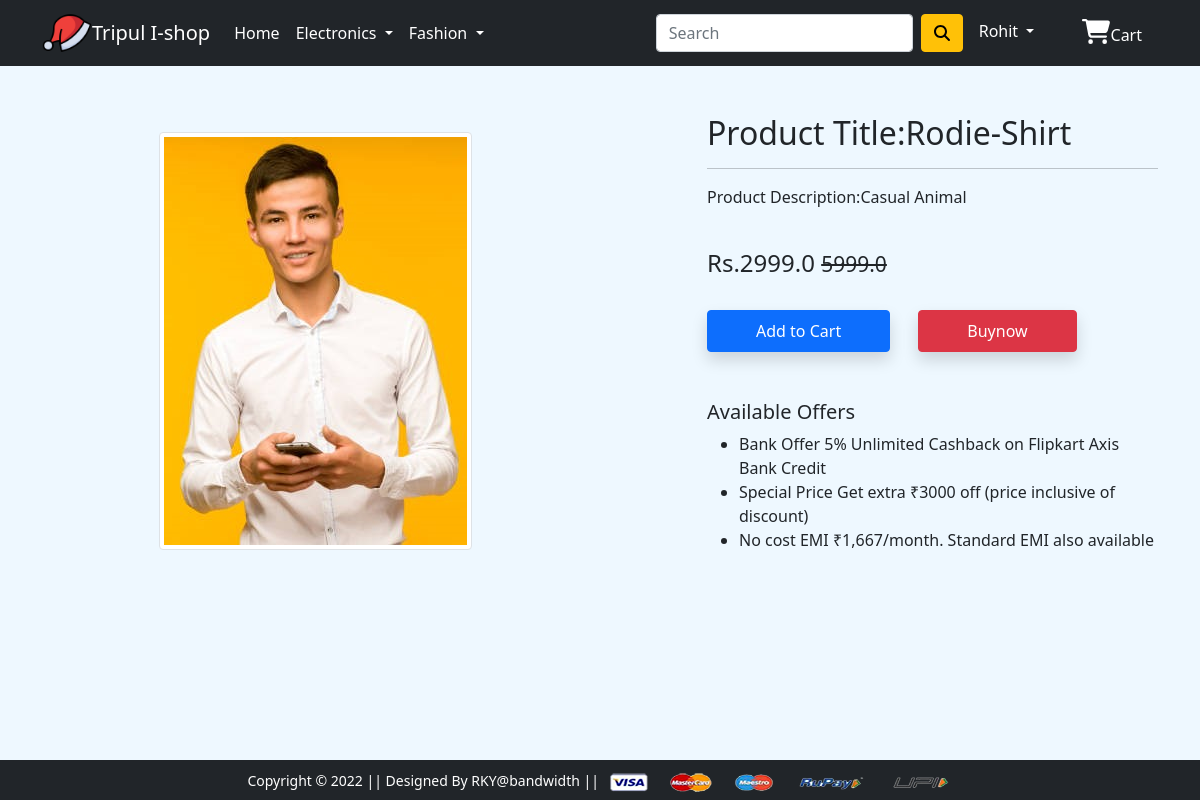
Before: /product-detail/15 (signed in) with the older database file.
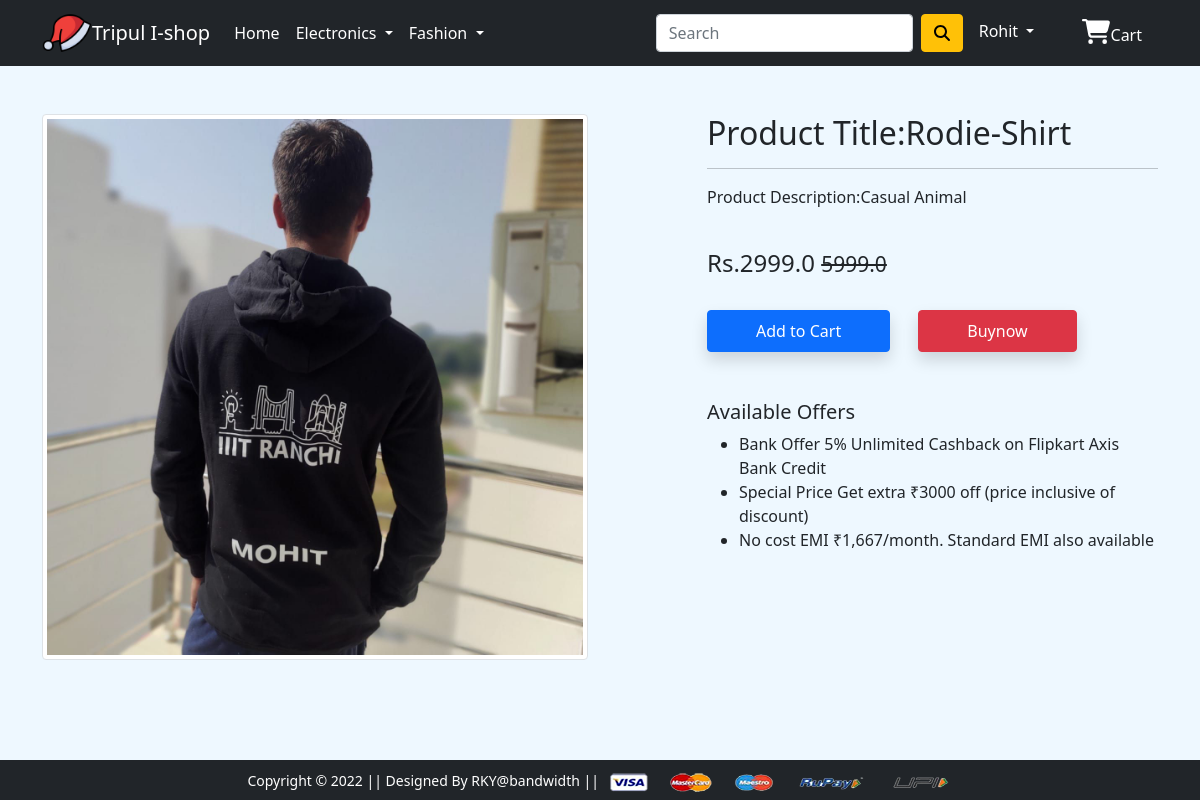
After: the same page with the newer database file.
### app/models.py (models this page shows, shortened)
class Product(models.Model):
    title=models.CharField(max_length=100)
    selling_price=models.FloatField()
    discounted_price=models.FloatField()
    description=models.TextField()
    brand=models.CharField(max_length=100)
    category=models.CharField(choices=CATEGORY_CHOICES,max_length=100)
    product_image =models.ImageField(upload_to='producting')

### app/views.py (the view)
# urls.py: path('product-detail/<int:pk>', views.ProductDetailView.as_view(), name='product-detail'),
@method_decorator(login_required,name='dispatch')
class ProductDetailView(View):
 def get(self,request,pk):
     product=Product.objects.get(pk=pk)
     item_already_in_cart=False
     item_already_in_cart=Cart.objects.filter(Q(product=product.id) & Q(user=request.user)).exists()
     return render(request,'app/productdetail.html',{'product':product,'item_already_in_cart':item_already_in_cart})

### app/templates/app/productdetail.html (shortened to what this page needs)
{% extends 'app/base.html' %}
{% load static %}
{% block main-content %}
<div class="container my-5">
 <div class="row">
  <div class="col-sm-6 text-center align-self-center">
   <img src="{{product.product_image.url}}" alt="" class="img-fluid img-thumbnail">
  </div>
  <div class="col-sm-5 offset-sm-1">
   <h2>Product Title:{{product.title}} </h2>
   <hr>
   <p>Product Description:{{product.description}} </p> <br>
   <h4>Rs.{{product.discounted_price}}  <small class="fw-light text-decoration-line-through">  {{product.selling_price}}</small></h4> <br>
   {% if item_already_in_cart %}
    <a href="{% url 'showcart' %}" class="btn btn-warning shadow px-5 py-2 ms-4">Go To Cart </a>
   {% else %}
   <form action="/add-to-cart" class="d-inline">
    <button type="submit" class="btn btn-primary shadow px-5 py-2">Add to Cart</button>
   </form>
   {% endif %}
   {% if item_already_in_cart %}
   <a href="{% url 'checkout' %}" class="btn btn-danger shadow px-5 py-2 ms-4">Buy Now</a>
   {% else %}
   <form action="/add-to-cart" class="d-inline">
    <button type="submit" class="btn btn-danger shadow px-5 py-2 ms-4">Buynow</button>
   </form>
   {% endif %}
   <h5 class="mt-5">Available Offers</h5>
   <ul>
    <li>Bank Offer 5% Unlimited Cashback on Flipkart Axis Bank Credit</li>
    <li>Special Price Get extra ₹3000 off (price inclusive of discount)</li>
    <li>No cost EMI ₹1,667/month. Standard EMI also available</li>
   </ul>
  </div>
 </div>
</div>
{% endblock main-content %}

Changed rows visible on the page:
changed Product "Rodie-Shirt": product_image: a different picture
